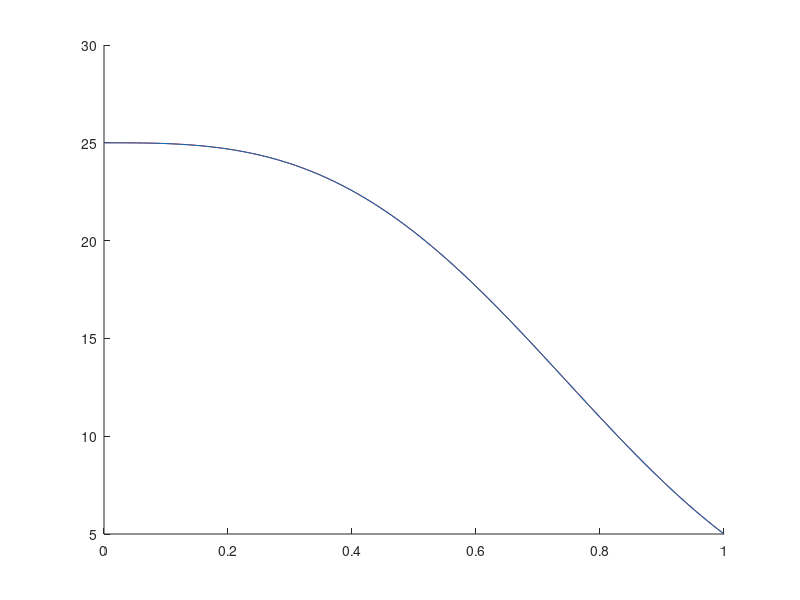
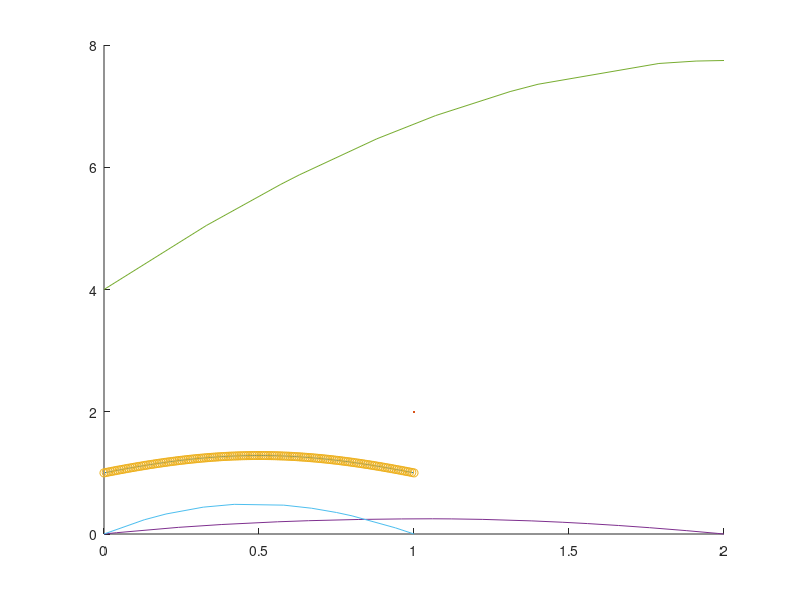
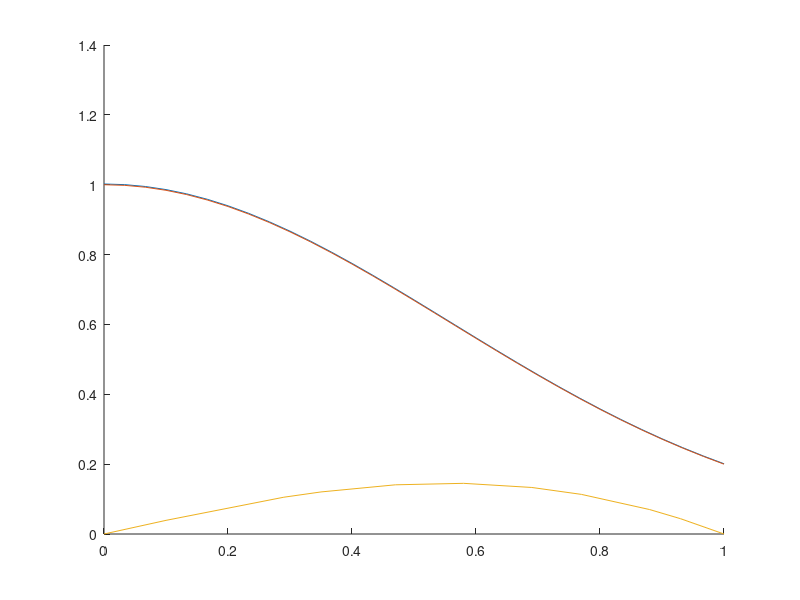
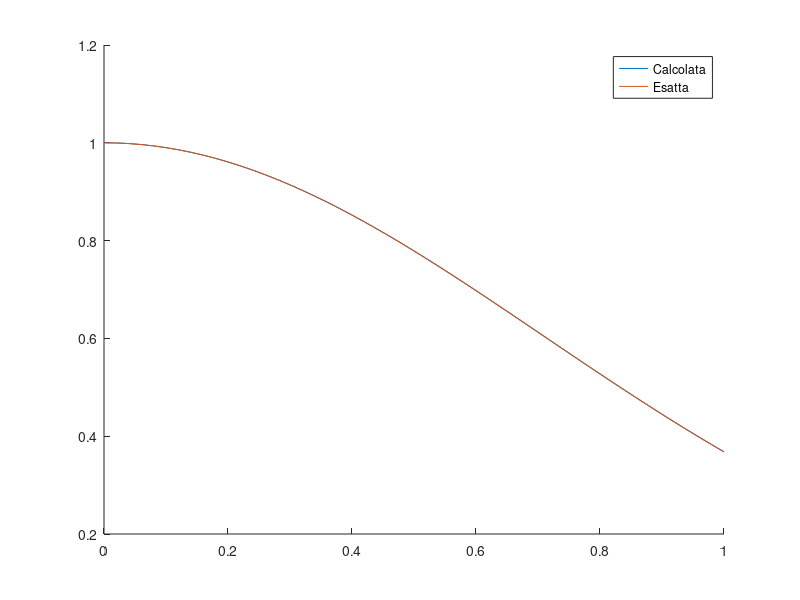

Write MATLAB code to recreate these figures, in order.
%% 1 esercizio con richiamo
clc
clear
close all

intervalli = 110;

BC = [0 -15*log(5)];

a = 0;
b = 1;

mu = 1;

h = (b-a)/intervalli;

uni = ones(intervalli+1, 1);

d = 2*mu/h.*uni;
d(1) = d(1)/2;
d(end) = d(end)/2;

d1 = -mu/h.*uni;

x = linspace(a, b, intervalli+1)';

A = spdiags([d, d1, d1], [0 1 -1], intervalli+1, intervalli+1);


gamma_f = @(x) 9.*x.^4.*log(5)^2 - 6.*x.*log(5);

xMedi = (x(2:end) + x(1:end-1))/2;

d = h/3 * (gamma_f(xMedi(1:end-1)) + gamma_f(xMedi(2:end)) );
d = [h/3*gamma_f(xMedi(1)); d; h/3*gamma_f(xMedi(end))];
d1 = h/6*gamma_f(xMedi(1:end));

A_richiamo = spdiags([d,  [0;d1], [d1;0]], [0 1 -1], intervalli+1, intervalli+1);

A_tot = A+A_richiamo;

b = zeros(length(x),1);

b(1) = b(1)-BC(1);
b(end) = b(end)+BC(end);

u = A_tot\b;

uex = @(x) 5.^(2-x.^3);

abs(u(end) - uex(1))


%% 1 test
clc
clear
close all
intervalli = 110;

BC = [0 -15*log(5)];

a = 0;
b = 1;

mu = 1;
gamma_f = @(x) 9.*x.^4.*log(5)^2 - 6.*x.*log(5);

N = intervalli+1
h = (b-a)/(N-1);
x = linspace(a,b,N)';
uni = ones(N,1);
d = 2*mu/h*uni;
d(1) = d(1)/2;
d(end) = d(end)/2;

d1 = -mu/h*uni;


A = spdiags([d, d1, d1], [0 1 -1], N, N);

xMedi = (x(2:end) + x(1:end-1))/2;

dgamma = 1/3 * (gamma_f(xMedi(1:end-1)) + gamma_f(xMedi(2:end)))*h;
dgamma = [gamma_f(xMedi(1))/3*h; dgamma; gamma_f(xMedi(end))*h/3];


dgamma1 = 1/6 * gamma_f(xMedi(1:end)) * h;

A_gamma = spdiags([dgamma, [0;dgamma1], [dgamma1;0]], [0 1 -1], N, N);

b = zeros(N, 1);

b(1) = b(1) * h/2 - BC(1);
b(end) = b(end) * h/2 + BC(2);



u = (A+A_gamma)\b;
figure
hold on

plot(x,u, "r")

u_esatta = @(x) 5.^(2-x.^3);

abs(u(end) - u_esatta(1))
plot(x, u_esatta(x))

%% 2
clc
clear
close all


f = @(x) 3.*cos(x)+ (1-x).*cos(x);

mu = 1;

a = 1;
b = 2;


x = [1 1.19 1.22 1.39 1.47 1.5 1.66 1.79 1.81 1.92 2]';

% neumann a dx
BC = [2 0];

h = diff(x);

d = mu./h(1:end-1) + mu./h(2:end);

d = [d; mu/h(end)];

% !!! fare attenzione a mettere il . !!!
d1 = -mu./h(2:end);

nodi = length(x)-1;
A = spdiags([d, [0;d1], [d1;0]], [0 1 -1], nodi, nodi);

b = f(x(2:end-1))/2 .* ((h(1:end-1) + h(2:end)));

b = [b; f(x(end)) * h(end)/2 + BC(2)];

b(1) = b(1) + mu/h(1)*BC(1);

u = [BC(1); A\b];

u(find(x==1.47))

%% 3

clc
clear
close all

mu = 1;

BC = [0 0];


f = @(x) 3.*cos(x)+ (3-x.^3).*cos(x); 

x = [0 0.39 0.4 0.61 0.82 1.09 1.23 1.41 1.69 1.9 2]';

h = diff(x);

d = mu./h(1:end-1) + mu./h(2:end);

d1 = -mu./h(2:end-1);

nodi = length(x)-2;
A = spdiags([d, [0;d1], [d1;0]], [0 1 -1], nodi, nodi);

b = f(x(2:end-1))/2 .* (h(1:end-1) + h(2:end));

u = [BC(1); A\b; BC(2)];

u(find(x==0.82))

%% 4

clc
clear
close all


mu = 1;
a = 0;
b = 2;

BC = [0 0];

f = @(x) 2.*sin(x)+sqrt(x+2).*cos(x);

x = [0 0.27 0.53 0.65 0.88 1.07 1.26 1.59 1.63 1.92 2]';

h = diff(x);

d = mu./h(1:end-1) + mu./h(2:end);

d1 = -mu./h(2:end-1);

nodi = length(x)-2;
A = spdiags([d, [0;d1], [d1;0]], [0 1 -1], nodi, nodi);

b = f(x(2:end-1))/2 .* (h(1:end-1) + h(2:end));

u = [BC(1); A\b; BC(2)];

u(find(x==1.59))

%% round 2

%% 1

clc
clear
close all

mu = 1;
a = 0;
b = 1;

f = @(x) 3.*cos(x) + (3-x.^3).*sin(x);

x = [0 0.11 0.25 0.36 0.49 0.52 0.6 0.77 0.82 0.92 1]';

h = diff(x);

d = mu./h(1:end-1) + mu./h(2:end);

d1 = -mu./h(2:end-1);

N = length(x)-2;
A = spdiags([d, [0;d1], [d1;0]], [0 1 -1], N, N);

b = f(x(2:end-1))/2 .* (h(1:end-1) + h(2:end));

% non serve modificare B visto che ho dirichlet omogeneo

u = [0; A\b; 0];

u(find(x==0.36))


%% 2

clc
clear
close all

f = @(x) 3.*cos(x) + (3-x.^3).*cos(x);

x = [1 1.25 1.43 1.62 1.98 2.07 2.35 2.54 2.67 2.82 3]';

h = diff(x);

mu = 1;

d = mu./h(1:end-1) + mu./h(2:end);

d1 = -mu./h(2:end-1);

N = length(x)-2;
A = spdiags([d, [0;d1], [d1;0]], [0 1 -1], N, N);

b = f(x(2:end-1))/2 .* (h(1:end-1) + h(2:end));

u = [0; A\b; 0];

u(find(x==1.43))


%% 3
clc
clear
close all


mu = 1;

f = @(x) 2.*sin(x) + (1-x).*sin(x);

% neumann a dx
BC = [0 2];

x = [0 0.3 0.54 0.73 0.95 1.01 1.24 1.53 1.76 1.95 2]';

h = diff(x);

d = mu./h(1:end-1) + mu./h(2:end);

d = [d; mu./h(end)];

d1 = -mu./h(2:end);

N = length(x)-1;
A = spdiags([d, [0;d1], [d1;0]], [0 1 -1], N, N);


b = f(x(2:end-1))/2 .* (h(1:end-1) + h(2:end));

b = [b; f(x(end))/2 * h(end) + BC(2)];

u = [BC(1); A\b];

u(find(x==1.01))


%% 4

clc
clear 
close all

BC = [1 -1];

gamma_f = @(x) ((1-2.*x).^2 - 2);

mu =1;

intervalli = 140;
a = 0;
b = 1;
x = linspace(a, b, intervalli+1)';

h = 1/intervalli;

d = 2*mu/h * ones(length(x)-2,1);

d = [mu./h; d; mu./h];

d1 = -mu./h*ones(length(x)-1, 1);

A = spdiags([d, [0;d1], [d1;0]], [0 1 -1], intervalli+1, intervalli+1);

xMedi = (x(2:end) + x(1:end-1))/2;

d_gamma = h/3 * (gamma_f(xMedi(1:end-1)) + gamma_f(xMedi(2:end)));

d_gamma = [h/3 * gamma_f(xMedi(1)); d_gamma; h/3 * gamma_f(xMedi(end))];
d1_gamma = 1/6 *gamma_f(xMedi(1:end)) *h;

A_gamma = spdiags([d_gamma, [0;d1_gamma], [d1_gamma;0]], [0 1 -1], intervalli+1, intervalli+1);


A_tot = A+A_gamma;

b = zeros(intervalli+1, 1);

b(1) = -BC(1);
b(end) = +BC(end);
u = A_tot\b;

u_esatta = @(x) exp(x-x.^2);


figure 
hold on

plot(x, u, LineWidth=2)
plot(x, u_esatta(x), "o")



abs(u(end)-u_esatta(1))


%% tema esame

clc
clear
close all

L = 2;
x = L.*[0 0.02 0.12 0.19 0.28 0.33 0.41 0.42 0.48 0.53 0.56 0.61 0.69 0.74 0.78 0.83 0.88 0.94 0.99 1]';

f = @(x) 1+1.*(x>L/2);

mu_f = @(x) 2+x;
h = diff(x);

xMedi = (x(2:end) + x(1:end-1))/2;

muVal = mu_f(xMedi);

d = muVal(1:end-1)./h(1:end-1) + muVal(2:end)./h(2:end);

d1 = -muVal(2:end-1)./h(2:end-1);

N = length(x)-2;
A = spdiags([d, [0;d1], [d1;0]], [0 1 -1], N, N);

b = f(x(2:end-1))/2 .* (h(1:end-1) + h(2:end));

u = [0; A\b; 0];

plot(x,u)
% più di 0.2466, meno di 0.24899 -> 0.247, OK


%% extra

%% 2

clc
clear
close all

f = @(x) 2.*sin(x) + (1-x).*sin(x);
x = [0 0.1 0.27 0.37 0.41 0.54 0.66 0.77 0.8 0.93 1]';

h = diff(x);

mu = 1;

d = mu./h(1:end-1) + mu./h(2:end);

d1 = -mu./h(2:end-1);

N = length(x)-2;
A = spdiags([d, [0;d1], [d1;0]], [0 1 -1], N, N);

b = f(x(2:end-1))/2 .* (h(1:end-1) + h(2:end));

u = [0; A\b; 0];

u(find(x==0.54))


%% round 3
clc
clear
close all


mu = 1;

f = @(x) 2.*sin(x) + (1-x).*cos(x);

a = 0;
b = 2;

x = [0 0.33 0.57 0.63 0.88 1.07 1.31 1.4 1.79 1.91 2]';
h = diff(x);
% neumann a dx
BC = [4 0];

d = mu./h(1:end-1) + mu./h(2:end);

d = [d; mu/h(end)];

d1 = -mu./h(2:end);

N = length(x)-1;
A = spdiags([d, [0;d1], [d1;0]], [0 1 -1], N,N);

b = f(x(2:end-1))/2 .* (h(1:end-1) + h(2:end));

b(1) = b(1) + mu./h(1) * BC(1);

b(end+1) = f(x(end))/2 * h(end)+BC(2);

u = [BC(1); A\b]
plot(x,u);

u(find(x==1.4))

%% 2

clc
clear
close all


mu = 1;
a = 0;
b = 1;

f = @(x) 3.*cos(x) + sqrt(x+2).*cos(x);

x = [0 0.13 0.2 0.32 0.42 0.58 0.67 0.75 0.8 0.94 1]';

h = diff(x);

d = mu./h(1:end-1) + mu./h(2:end);

d1 = -mu./h(2:end-1);

N = length(x)-2;
A = spdiags([d, [0;d1], [d1;0]], [0 1 -1], N, N);

b = f(x(2:end-1))/2 .* (h(2:end) + h(1:end-1));

u = [0; A\b; 0]


plot(x,u)
u(find(x==0.42))


%% 3

clc
clear
close all

N = 30;

h = 1/N;

a = 0;
b = 1;
mu = 1;
gamma_f = @(x) (-2.*x).^2 * log(5)^2-2*log(5);
f = @(x) zeros(length(x),1);

% neumann dx e sx
BC = [0 -2/5*log(5)];

x = (a:h:b)';


uni = ones(length(x),1);
d = 2*mu./h .* uni;

d(1) = d(1)/2;
d(end) = d(end)/2;

d1 = -mu./h * uni;

A = spdiags([d, d1, d1], [0 1 -1], length(x), length(x));

xMedi = (x(2:end) + x(1:end-1))/2;

gammaVal = gamma_f(xMedi);

dR = h/3 * (gammaVal(1:end-1) + gammaVal(2:end));

dR = [h/3 * gammaVal(1); dR; h/3*gammaVal(end)];

dR1 = h/6 * gammaVal(1:end);

AR = spdiags([dR, [0;dR1], [dR1;0]], [0 1 -1], length(x), length(x));

A_tot = A+AR;

b = f(x(2:end-1))/2 .* (2*h);

b = [f(x(1))/2*h - BC(1); b; f(x(end))/2*h + BC(2)];

u = A_tot\b;

figure
hold on
plot(x,u)


u_esatta = @(x) 5.^(-x.^2);

plot(x, u_esatta(x))

zero = abs(u_esatta(0) - u(1))
uno = abs(u_esatta(1) - u(end))

%% 4
clc
clear
close all

mu = 1;
a = 0;
b = 1;

f = @(x) 2.*sin(x) + (1-x).*sin(x);

x = [0 0.1 0.29 0.35 0.47 0.58 0.69 0.77 0.88 0.93 1]';
h = diff(x);

d = mu./h(1:end-1) + mu./h(2:end);

d1 = -mu./h(2:end-1);

A = spdiags([d, [0;d1], [d1;0]], [0 1 -1], length(x)-2, length(x)-2);

b = f(x(2:end-1))/2 .* (h(1:end-1) + h(2:end));

u = [0; A\b; 0];
plot(x,u)

u(find(x==0.69))


%% extra


clc
clear
close all

N = 50;

h = 1/N;

a = 0;
b = 1;

mu = 1;
gamma_f = @(x) (-2.*x).^2  -2;
f = @(x) zeros(length(x),1);

% neumann dx e sx
BC = [0 -2/exp(1)];

x = (a:h:b)';


uni = ones(length(x),1);
d = 2*mu./h .* uni;

d(1) = d(1)/2;
d(end) = d(end)/2;

d1 = -mu./h * uni;

A = spdiags([d, d1, d1], [0 1 -1], length(x), length(x));

xMedi = (x(2:end) + x(1:end-1))/2;

gammaVal = gamma_f(xMedi);

dR = h/3 .* (gammaVal(1:end-1) + gammaVal(2:end));

dR = [h/3 .* gammaVal(1); dR; h/3.*gammaVal(end)];

dR1 = h/6 .* gammaVal(1:end);

AR = spdiags([dR, [0;dR1], [dR1;0]], [0 1 -1], length(x), length(x));

A_tot = A+AR;

b = f(x(2:end-1))./2 .* (2*h);

b = [f(x(1))/2*h - BC(1); b; f(x(end))/2*h + BC(2)];

u = A_tot\b;

figure
hold on
plot(x,u)


u_esatta = @(x) exp(-x.^2);

plot(x, u_esatta(x))

zero = abs(u_esatta(0) - u(1))

legend("Calcolata", "Esatta")
